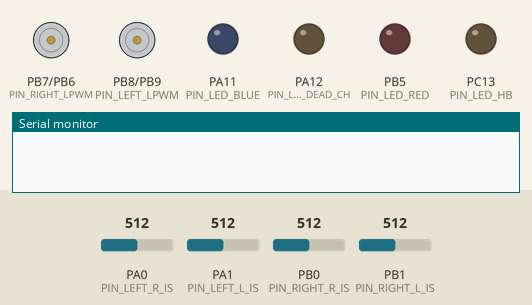
Simulated run of this sketch. Board: STM32 Blue Pill. Shown: motor-driver pin pairs drawn as motors (green arrow = first pin HIGH = forward, orange = second pin HIGH = backward, longer = more drive), output pins drawn as LEDs (lit = HIGH), the last lines printed to the serial monitor. The test bench sets the inputs (shaded band); at power-on: PA0 (PIN_LEFT_R_IS) = 512, PA1 (PIN_LEFT_L_IS) = 512, PB0 (PIN_RIGHT_R_IS) = 512, PB1 (PIN_RIGHT_L_IS) = 512 (analog values on the 0–1023 scale).

Above: at 0.0 s.
At 6.2 s:
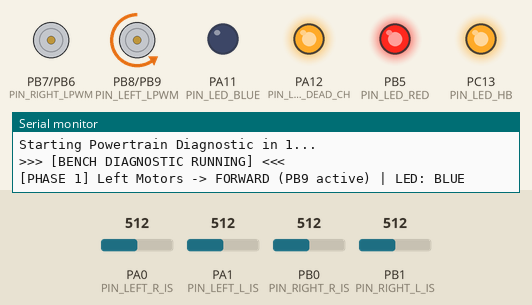
At 17.1 s:
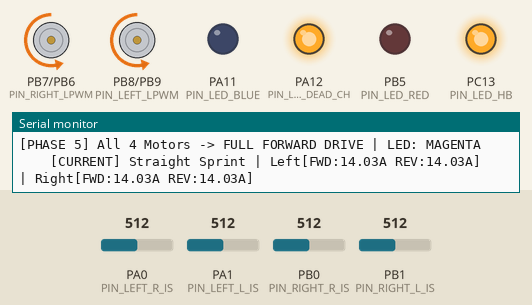
At 20.1 s:
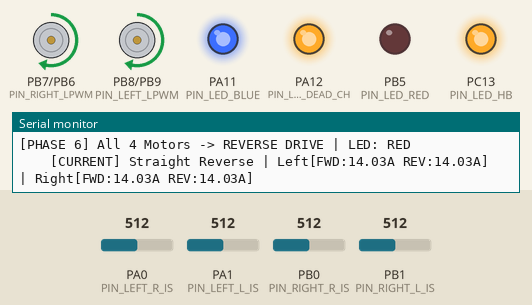
At 23.1 s:
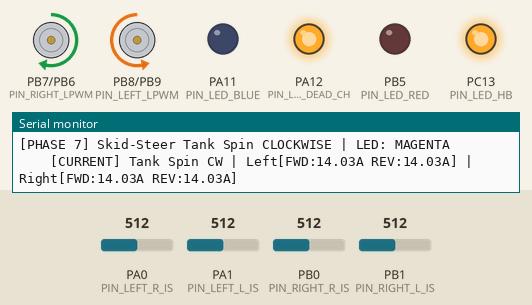
At 26.1 s:
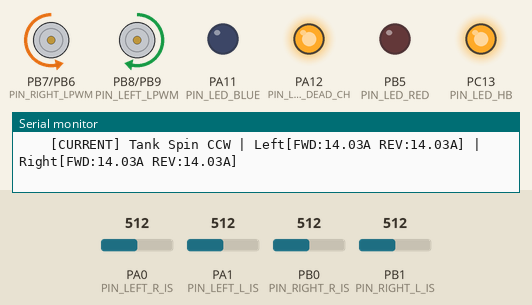
Timing chart, 0 to 40.0 s (numbered marks = the images above):
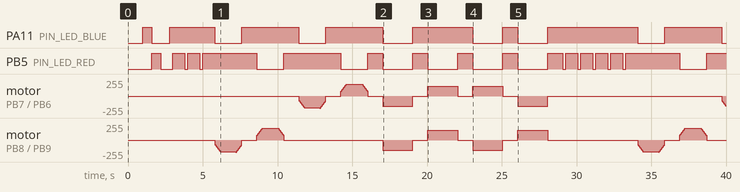

The sketch:

10_full_drivetrain_and_rgb_led_test.ino
```cpp
/*
 * ================================================================================
 * CYBERROVER X5 — DUAL BTS7960 DRIVETRAIN & DUAL-COLOR (RED/BLUE) STATUS LED TEST
 * ================================================================================
 * Lead Architect : Veer Pratap Saw (Veer) | Class 10 Student, Katras / Ramgarh
 * Target MCU     : STM32F103C8T6 (Blue Pill) @ 72 MHz ARM Cortex-M3
 * Subsystem      : Full Powertrain Supervisor & Calibrated Optical Status
 *
 * CALIBRATED HARDWARE PINOUT:
 *   Right BTS7960 Motor Driver:
 *     - PIN_RIGHT_RPWM ---> PB6 (Right Forward PWM, TIM4_CH1) [VERIFIED!]
 *     - PIN_RIGHT_LPWM ---> PB7 (Right Reverse PWM, TIM4_CH2) [VERIFIED!]
 *     - PIN_RIGHT_R_IS ---> PB0 (Right Forward Current Sense, ADC8)
 *     - PIN_RIGHT_L_IS ---> PB1 (Right Reverse Current Sense, ADC9)
 *
 *   Left BTS7960 Motor Driver:
 *     - PIN_LEFT_RPWM  ---> PB9 (Left Forward PWM, TIM4_CH4) [VERIFIED!]
 *     - PIN_LEFT_LPWM  ---> PB8 (Left Reverse PWM, TIM4_CH3) [VERIFIED!]
 *     - PIN_LEFT_R_IS  ---> PA0 (Left Forward Current Sense, ADC0)
 *     - PIN_LEFT_L_IS  ---> PA1 (Left Reverse Current Sense, ADC1)
 *
 *   Optical Status Cluster (Common Anode, Active-LOW):
 *     - RED Color      ---> PB5  (Active-LOW: LOW = RED ON) [VERIFIED!]
 *     - BLUE Color     ---> PA11 (Active-LOW: LOW = BLUE ON) [VERIFIED!]
 *     - GREEN Color    ---> DECOMMISSIONED (PA12 held HIGH / OFF to protect circuit)
 *
 * VISUAL STATUS PALETTE (RED, BLUE, MAGENTA):
 *   - RED: Standby / Countdown / Reverse Drive
 *   - BLUE: Forward Drive / Left-Right Motor Rotation
 *   - MAGENTA (Red + Blue): Full 4-Motor Sprint & High-Speed Tank Turns
 * ================================================================================
 */

#include <Arduino.h>

// -----------------------------------------------------------------------------
// Calibrated Pin Definitions
// -----------------------------------------------------------------------------
// Right Motor Driver
#define PIN_RIGHT_RPWM   PB6   // Right Forward (Verified)
#define PIN_RIGHT_LPWM   PB7   // Right Reverse (Verified)
#define PIN_RIGHT_R_IS   PB0   // Right Forward Current Sense
#define PIN_RIGHT_L_IS   PB1   // Right Reverse Current Sense

// Left Motor Driver
#define PIN_LEFT_RPWM    PB9   // Left Forward (Verified)
#define PIN_LEFT_LPWM    PB8   // Left Reverse (Verified)
#define PIN_LEFT_R_IS    PA0   // Left Forward Current Sense
#define PIN_LEFT_L_IS    PA1   // Left Reverse Current Sense

// Optical Status LED (Common Anode: Active-LOW)
#define PIN_LED_RED      PB5   // Red Channel
#define PIN_LED_BLUE     PA11  // Blue Channel
#define PIN_LED_DEAD_CH  PA12  // Decommissioned Green channel (held HIGH)

#define PIN_LED_HB       PC13  // Onboard Blue Pill Diagnostic LED (Active-LOW)

const uint8_t TEST_MAX_PWM = 180;
const uint8_t MIN_SPIN_PWM = 70;

// -----------------------------------------------------------------------------
// Optical Status Functions (Common Anode: LOW = ON, HIGH = OFF)
// -----------------------------------------------------------------------------
void ledOff() {
  digitalWrite(PIN_LED_RED, HIGH);
  digitalWrite(PIN_LED_BLUE, HIGH);
  digitalWrite(PIN_LED_DEAD_CH, HIGH);
}

void ledRed() {
  digitalWrite(PIN_LED_RED, LOW);   // Red ON
  digitalWrite(PIN_LED_BLUE, HIGH); // Blue OFF
  digitalWrite(PIN_LED_DEAD_CH, HIGH);
}

void ledBlue() {
  digitalWrite(PIN_LED_RED, HIGH);  // Red OFF
  digitalWrite(PIN_LED_BLUE, LOW);  // Blue ON
  digitalWrite(PIN_LED_DEAD_CH, HIGH);
}

void ledMagenta() {
  digitalWrite(PIN_LED_RED, LOW);   // Red ON
  digitalWrite(PIN_LED_BLUE, LOW);  // Blue ON -> Mixes to MAGENTA!
  digitalWrite(PIN_LED_DEAD_CH, HIGH);
}

// -----------------------------------------------------------------------------
// Motor Control Functions
// -----------------------------------------------------------------------------
void setLeftMotor(int16_t speed) {
  if (speed > 0) {
    analogWrite(PIN_LEFT_LPWM, 0);
    analogWrite(PIN_LEFT_RPWM, constrain(speed, 0, 255));
  } else if (speed < 0) {
    analogWrite(PIN_LEFT_RPWM, 0);
    analogWrite(PIN_LEFT_LPWM, constrain(-speed, 0, 255));
  } else {
    analogWrite(PIN_LEFT_RPWM, 0);
    analogWrite(PIN_LEFT_LPWM, 0);
  }
}

void setRightMotor(int16_t speed) {
  if (speed > 0) {
    analogWrite(PIN_RIGHT_LPWM, 0);
    analogWrite(PIN_RIGHT_RPWM, constrain(speed, 0, 255));
  } else if (speed < 0) {
    analogWrite(PIN_RIGHT_RPWM, 0);
    analogWrite(PIN_RIGHT_LPWM, constrain(-speed, 0, 255));
  } else {
    analogWrite(PIN_RIGHT_RPWM, 0);
    analogWrite(PIN_RIGHT_LPWM, 0);
  }
}

void stopAllMotors() {
  setLeftMotor(0);
  setRightMotor(0);
}

float readCurrentAmps(uint8_t pin) {
  uint32_t raw = 0;
  for (int i = 0; i < 4; i++) {
    raw += analogRead(pin);
  }
  raw /= 4;
  float volts = (raw * 3.3f) / 4095.0f;
  return volts * 8.5f; // BTS7960 Amperes conversion
}

void printCurrentTelemetry(const char* label) {
  float i_l_fwd = readCurrentAmps(PIN_LEFT_R_IS);
  float i_l_rev = readCurrentAmps(PIN_LEFT_L_IS);
  float i_r_fwd = readCurrentAmps(PIN_RIGHT_R_IS);
  float i_r_rev = readCurrentAmps(PIN_RIGHT_L_IS);

  Serial.print(F("    [CURRENT] "));
  Serial.print(label);
  Serial.print(F(" | Left[FWD:"));
  Serial.print(i_l_fwd, 2);
  Serial.print(F("A REV:"));
  Serial.print(i_l_rev, 2);
  Serial.print(F("A] | Right[FWD:"));
  Serial.print(i_r_fwd, 2);
  Serial.print(F("A REV:"));
  Serial.print(i_r_rev, 2);
  Serial.println(F("A]"));
}

void rampMotorWithSensing(bool isLeft, bool forward, uint8_t peakPwm) {
  for (int pwm = MIN_SPIN_PWM; pwm <= peakPwm; pwm += 15) {
    int16_t spd = forward ? pwm : -pwm;
    if (isLeft) setLeftMotor(spd);
    else setRightMotor(spd);
    delay(50);
  }

  for (int i = 0; i < 4; i++) {
    printCurrentTelemetry(isLeft ? (forward ? "Left FWD" : "Left REV") : (forward ? "Right FWD" : "Right REV"));
    delay(250);
  }

  for (int pwm = peakPwm; pwm >= MIN_SPIN_PWM; pwm -= 15) {
    int16_t spd = forward ? pwm : -pwm;
    if (isLeft) setLeftMotor(spd);
    else setRightMotor(spd);
    delay(50);
  }

  if (isLeft) setLeftMotor(0);
  else setRightMotor(0);
}

// -----------------------------------------------------------------------------
// SETUP
// -----------------------------------------------------------------------------
void setup() {
  Serial.begin(115200);
  delay(1000);

  analogReadResolution(12);

  // Motor PWM Outputs
  pinMode(PIN_LEFT_RPWM, OUTPUT);
  pinMode(PIN_LEFT_LPWM, OUTPUT);
  pinMode(PIN_RIGHT_RPWM, OUTPUT);
  pinMode(PIN_RIGHT_LPWM, OUTPUT);
  stopAllMotors();

  // Current Sense Analog Inputs
  pinMode(PIN_LEFT_R_IS, INPUT_ANALOG);
  pinMode(PIN_LEFT_L_IS, INPUT_ANALOG);
  pinMode(PIN_RIGHT_R_IS, INPUT_ANALOG);
  pinMode(PIN_RIGHT_L_IS, INPUT_ANALOG);

  // Optical Status Pins
  pinMode(PIN_LED_RED, OUTPUT);
  pinMode(PIN_LED_BLUE, OUTPUT);
  pinMode(PIN_LED_DEAD_CH, OUTPUT);
  pinMode(PIN_LED_HB, OUTPUT);

  digitalWrite(PIN_LED_HB, HIGH);
  ledOff();

  Serial.println();
  Serial.println(F("================================================================================"));
  Serial.println(F("  CYBERROVER X5 — FULL DRIVETRAIN & DUAL-COLOR LED BENCH TEST v1.2              "));
  Serial.println(F("  Lead Architect: Veer Pratap Saw | Katras, Jharkhand                           "));
  Serial.println(F("================================================================================"));
  Serial.println(F("  CALIBRATED PIN MAPPING:                                                       "));
  Serial.println(F("    Right Motors : Forward = PB6 | Reverse = PB7                                "));
  Serial.println(F("    Left Motors  : Forward = PB9 | Reverse = PB8                                "));
  Serial.println(F("    Status LED   : Red = PB5     | Blue = PA11     (Common Anode Active-LOW)    "));
  Serial.println(F("================================================================================"));

  // Optical Self-Test (Red -> Blue -> Magenta)
  Serial.println(F(">>> Performing Optical Check: Red -> Blue -> Magenta..."));
  ledRed(); delay(600);
  ledBlue(); delay(600);
  ledMagenta(); delay(600);
  ledOff();

  // 3-Second Safety Countdown
  for (int i = 3; i > 0; i--) {
    Serial.print(F("Starting Powertrain Diagnostic in "));
    Serial.print(i);
    Serial.println(F("..."));
    ledRed();
    delay(200);
    ledOff();
    delay(800);
  }

  Serial.println(F("\n>>> [BENCH DIAGNOSTIC RUNNING] <<<\n"));
}

// -----------------------------------------------------------------------------
// LOOP
// -----------------------------------------------------------------------------
void loop() {
  // 1. LEFT FORWARD
  Serial.println(F("[PHASE 1] Left Motors -> FORWARD (PB9 active) | LED: BLUE"));
  ledBlue();
  rampMotorWithSensing(true, true, TEST_MAX_PWM);
  stopAllMotors();
  ledOff();
  delay(1000);

  // 2. LEFT REVERSE
  Serial.println(F("[PHASE 2] Left Motors -> REVERSE (PB8 active) | LED: RED"));
  ledRed();
  rampMotorWithSensing(true, false, TEST_MAX_PWM);
  stopAllMotors();
  ledOff();
  delay(1000);

  // 3. RIGHT FORWARD
  Serial.println(F("[PHASE 3] Right Motors -> FORWARD (PB6 active) | LED: BLUE"));
  ledBlue();
  rampMotorWithSensing(false, true, TEST_MAX_PWM);
  stopAllMotors();
  ledOff();
  delay(1000);

  // 4. RIGHT REVERSE
  Serial.println(F("[PHASE 4] Right Motors -> REVERSE (PB7 active) | LED: RED"));
  ledRed();
  rampMotorWithSensing(false, false, TEST_MAX_PWM);
  stopAllMotors();
  ledOff();
  delay(1000);

  // 5. ALL 4 MOTORS FORWARD SPRINT
  Serial.println(F("[PHASE 5] All 4 Motors -> FULL FORWARD DRIVE | LED: MAGENTA"));
  ledMagenta();
  setLeftMotor(150);
  setRightMotor(150);
  for (int i = 0; i < 4; i++) {
    printCurrentTelemetry("Straight Sprint");
    delay(500);
  }
  stopAllMotors();
  ledOff();
  delay(1000);

  // 6. ALL 4 MOTORS REVERSE
  Serial.println(F("[PHASE 6] All 4 Motors -> REVERSE DRIVE | LED: RED"));
  ledRed();
  setLeftMotor(-150);
  setRightMotor(-150);
  for (int i = 0; i < 4; i++) {
    printCurrentTelemetry("Straight Reverse");
    delay(500);
  }
  stopAllMotors();
  ledOff();
  delay(1000);

  // 7. SKID-STEER TANK SPIN CLOCKWISE
  Serial.println(F("[PHASE 7] Skid-Steer Tank Spin CLOCKWISE | LED: MAGENTA"));
  ledMagenta();
  setLeftMotor(150);
  setRightMotor(-150);
  for (int i = 0; i < 4; i++) {
    printCurrentTelemetry("Tank Spin CW");
    delay(500);
  }
  stopAllMotors();
  ledOff();
  delay(1000);

  // 8. SKID-STEER TANK SPIN COUNTER-CLOCKWISE
  Serial.println(F("[PHASE 8] Skid-Steer Tank Spin COUNTER-CLOCKWISE | LED: MAGENTA"));
  ledMagenta();
  setLeftMotor(-150);
  setRightMotor(150);
  for (int i = 0; i < 4; i++) {
    printCurrentTelemetry("Tank Spin CCW");
    delay(500);
  }
  stopAllMotors();
  ledOff();
  delay(1000);

  Serial.println(F("\n================================================================================"));
  Serial.println(F("  CYCLE COMPLETE: Full Drivetrain & Current Telemetry 100% Operational!         "));
  Serial.println(F("  Pausing 5 seconds before next cycle (LED: Pulsing Red Standby)...             "));
  Serial.println(F("================================================================================\n"));

  for (int i = 0; i < 5; i++) {
    ledRed();
    delay(200);
    ledOff();
    delay(800);
  }
}
```

Measured:
- by itself, PA11 (PIN_LED_BLUE): HIGH → LOW at 1.6 s, → HIGH 1.2 s later, → LOW 3.0 s later, → HIGH 1.8 s later, … (15 changes in this stretch)
- by itself, PB5 (PIN_LED_RED): HIGH → LOW at 2.2 s, → HIGH 0.80 s later, → LOW 0.80 s later, → HIGH 0.20 s later, … (30 changes in this stretch)
